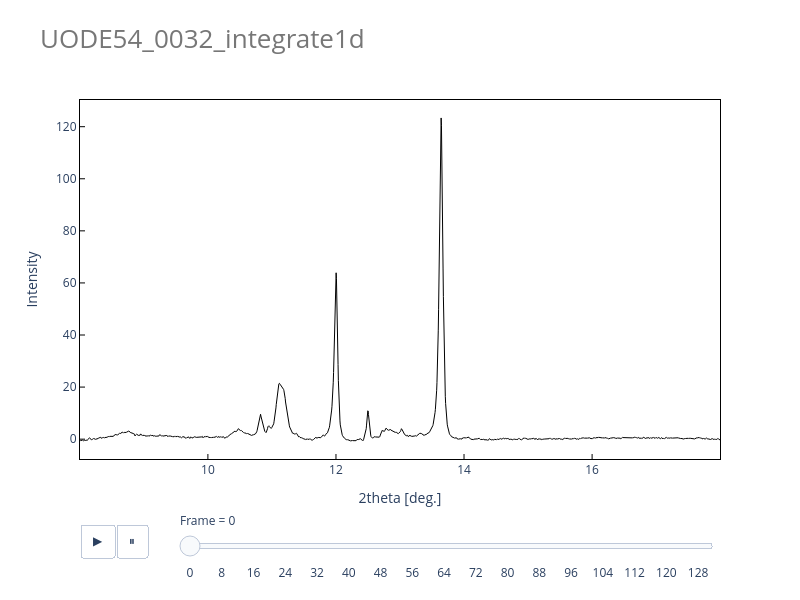

Here is the notebook cell this chart was saved with:
### Code cell
# ファイルを読み込んで、plotlyで出力する
def get_data(raw: str,
             ) -> tuple[np.ndarray, np.ndarray, np.ndarray]:

    # データ読み込み
    ity = []
    bg = []
    if os.path.splitext(raw)[1] == ".hdf":
        with h5py.File(raw, mode = "r") as f:
            tth = np.array(f["rad"][()]) # type: ignore
            for i in range(len(list(f["integrated"].keys()))): # type: ignore
                intensity = f["integrated/frame = {}".format(i)][()] # type: ignore
                baseline = bead(
                    signal = intensity,
                    lam = 1e8,
                    d = 2,
                    ratio = 0.01,
                )
                ity.append(intensity)
                bg.append(baseline)
    elif os.path.splitext(raw)[1] == ".csv":
        df = pd.read_csv(
            r"D:\DATA\SPring-8-2026-July\Okazaki\Analysis\UODE54\18\UODE56_0018_96-101.csv",
            header = None,
            index_col = None
        )
        tth = np.array(df[0])
        intensity = np.array(df[1])
        baseline = bead(
            signal = intensity,
            lam = 1e8,
            d = 2,
            ratio = 0.01,
        )
        ity.append(intensity)
        bg.append(baseline)
            
    ity = np.vstack(ity)
    bg = np.vstack(bg)

    # figure作成
    if True:

        # インスタント化
        fig = go.Figure()

        # 一枚目作成
        raw_anim = go.Scatter(
            x = tth,
            y = ity[0] - bg[0],
            mode = "lines",
            line = dict(
                color = "#000000",
                width = 1,
            )
        )
        fig.add_trace(raw_anim)

        # アニメーションフレームを作成
        frame_list = [
            go.Frame(
                data = [
                    go.Scatter(
                        y = ity[k] - bg[k]
                    )
                ],
                name = str(k),
            ) for k in range(ity.shape[0])
        ]
        fig.frames = frame_list

        # フレーム変更用のボタンとスライダー
        updatemenus_frame = dict(
            type='buttons',
            direction = 'left', # 横並びの場合 'left', 縦並びの場合 'down'
            showactive=False,
            active = -1,
            y=0,
            x=0,
            xanchor='left',
            yanchor='top',
            pad=dict(t=65, r=0),
            buttons=[
                dict(
                    label='▶︎',
                    method='animate',
                    args=[
                        None,
                        dict(
                            frame=dict(
                                duration=200,
                                redraw=True
                            ),
                            fromcurrent=True,
                            mode='immediate',
                            transition=dict(duration=0)
                        )
                    ]
                ),
                dict(
                    label='⏸',
                    method='animate',
                    args=[
                        [None],
                        dict(
                            frame=dict(
                                duration=0,
                                redraw=False
                            ),
                            mode='immediate',
                            transition=dict(duration=0)
                        )
                    ]
                )
            ],
            visible = True
        )
        slider = dict(
            steps=[dict(
                method='animate',
                args=[
                    [str(k)],
                    dict(
                        mode='immediate',
                        frame=dict(
                            duration=0,
                            redraw=True
                            ),
                        transition=dict(
                            duration=0
                        )
                    )
                ],
                label=str(k),
            ) for k in range(ity.shape[0])],
            ticklen = 0,
            minorticklen = 0,
            active=0,
            y=0,
            x=0, # スライダーの開始位置
            len=1, # スライダーの長さ
            xanchor='left',
            yanchor='top',
            pad=dict(
                b=10,
                t=50,
                l=100
            ),
            currentvalue=dict(
                prefix='Frame = ',
                visible=True,
                xanchor='left'
            ),
            visible = True,
        )

        fig.update_layout(
            title = dict(
                text = os.path.splitext(os.path.basename(raw))[0],
                font = dict(
                    size = 26,
                    color = "#777777"
                ),
                x = 0.05,
                y = 0.95,
                xanchor = "left",
                yanchor = "top",
            ),
            xaxis = {
                'title': "2theta [deg.]",
                "linecolor": "#000000",
                "linewidth": 1,
                'ticks': "inside",
                "tickcolor": "#000000",
                "tickwidth": 1,
                "ticklen": 5,
                'mirror': True,
            },
            yaxis = {
                'title': "Intensity",
                "linecolor": "#000000",
                "linewidth": 1,
                'ticks': "inside",
                "tickcolor": "#000000",
                "tickwidth": 1,
                "ticklen": 5,
                'mirror': True,
            },
            plot_bgcolor = '#ffffff',
            updatemenus = [
                updatemenus_frame,
            ],
            sliders = [slider],
            showlegend = False,
            legend = dict(
                bordercolor = "#000000",
                orientation = "h",
                yanchor = "bottom",
                y = 1,
                bgcolor = "rgba(255,255,255,0)",
                xanchor = "center",
                x = 0.5
            ),
            width = 800,
            height = 600,
        )

        fig.show()

    return (tth, ity, bg)
tth, ity, bg = get_data(hdf_1d)
del get_data

### Figure 1 — Plotly figure (JSON) as saved in the notebook; plotly's stock layout.template omitted (floating-point values rounded to 4 significant figures; data arrays with more than 128 entries replaced by an {"elided": "..."} marker saying what was removed)
{"data": [{"line": {"color": "#000000", "width": 1}, "mode": "lines", "type": "scatter", "x": {"elided": "2000 float values"}, "y": {"elided": "2000 float values"}}], "layout": {"height": 600, "legend": {"bgcolor": "rgba(255,255,255,0)", "bordercolor": "#000000", "orientation": "h", "x": 0.5, "xanchor": "center", "y": 1, "yanchor": "bottom"}, "plot_bgcolor": "#ffffff", "showlegend": false, "sliders": [{"active": 0, "currentvalue": {"prefix": "Frame = ", "visible": true, "xanchor": "left"}, "len": 1, "minorticklen": 0, "pad": {"b": 10, "l": 100, "t": 50}, "steps": [{"args": [["0"], {"frame": {"duration": 0, "redraw": true}, "mode": "immediate", "transition": {"duration": 0}}], "label": "0", "method": "animate"}, {"args": [["1"], {"frame": {"duration": 0, "redraw": true}, "mode": "immediate", "transition": {"duration": 0}}], "label": "1", "method": "animate"}, {"args": [["2"], {"frame": {"duration": 0, "redraw": true}, "mode": "immediate", "transition": {"duration": 0}}], "label": "2", "method": "animate"}, {"args": [["3"], {"frame": {"duration": 0, "redraw": true}, "mode": "immediate", "transition": {"duration": 0}}], "label": "3", "method": "animate"}, {"args": [["4"], {"frame": {"duration": 0, "redraw": true}, "mode": "immediate", "transition": {"duration": 0}}], "label": "4", "method": "animate"}, {"args": [["5"], {"frame": {"duration": 0, "redraw": true}, "mode": "immediate", "transition": {"duration": 0}}], "label": "5", "method": "animate"}, {"args": [["6"], {"frame": {"duration": 0, "redraw": true}, "mode": "immediate", "transition": {"duration": 0}}], "label": "6", "method": "animate"}, {"args": [["7"], {"frame": {"duration": 0, "redraw": true}, "mode": "immediate", "transition": {"duration": 0}}], "label": "7", "method": "animate"}, {"args": [["8"], {"frame": {"duration": 0, "redraw": true}, "mode": "immediate", "transition": {"duration": 0}}], "label": "8", "method": "animate"}, {"args": [["9"], {"frame": {"duration": 0, "redraw": true}, "mode": "immediate", "transition": {"duration": 0}}], "label": "9", "method": "animate"}, {"args": [["10"], {"frame": {"duration": 0, "redraw": true}, "mode": "immediate", "transition": {"duration": 0}}], "label": "10", "method": "animate"}, {"args": [["11"], {"frame": {"duration": 0, "redraw": true}, "mode": "immediate", "transition": {"duration": 0}}], "label": "11", "method": "animate"}, {"args": [["12"], {"frame": {"duration": 0, "redraw": true}, "mode": "immediate", "transition": {"duration": 0}}], "label": "12", "method": "animate"}, {"args": [["13"], {"frame": {"duration": 0, "redraw": true}, "mode": "immediate", "transition": {"duration": 0}}], "label": "13", "method": "animate"}, {"args": [["14"], {"frame": {"duration": 0, "redraw": true}, "mode": "immediate", "transition": {"duration": 0}}], "label": "14", "method": "animate"}, {"args": [["15"], {"frame": {"duration": 0, "redraw": true}, "mode": "immediate", "transition": {"duration": 0}}], "label": "15", "method": "animate"}, {"args": [["16"], {"frame": {"duration": 0, "redraw": true}, "mode": "immediate", "transition": {"duration": 0}}], "label": "16", "method": "animate"}, {"args": [["17"], {"frame": {"duration": 0, "redraw": true}, "mode": "immediate", "transition": {"duration": 0}}], "label": "17", "method": "animate"}, {"args": [["18"], {"frame": {"duration": 0, "redraw": true}, "mode": "immediate", "transition": {"duration": 0}}], "label": "18", "method": "animate"}, {"args": [["19"], {"frame": {"duration": 0, "redraw": true}, "mode": "immediate", "transition": {"duration": 0}}], "label": "19", "method": "animate"}, {"args": [["20"], {"frame": {"duration": 0, "redraw": true}, "mode": "immediate", "transition": {"duration": 0}}], "label": "20", "method": "animate"}, {"args": [["21"], {"frame": {"duration": 0, "redraw": true}, "mode": "immediate", "transition": {"duration": 0}}], "label": "21", "method": "animate"}, {"args": [["22"], {"frame": {"duration": 0, "redraw": true}, "mode": "immediate", "transition": {"duration": 0}}], "label": "22", "method": "animate"}, {"args": [["23"], {"frame": {"duration": 0, "redraw": true}, "mode": "immediate", "transition": {"duration": 0}}], "label": "23", "method": "animate"}, {"args": [["24"], {"frame": {"duration": 0, "redraw": true}, "mode": "immediate", "transition": {"duration": 0}}], "label": "24", "method": "animate"}, {"args": [["25"], {"frame": {"duration": 0, "redraw": true}, "mode": "immediate", "transition": {"duration": 0}}], "label": "25", "method": "animate"}, {"args": [["26"], {"frame": {"duration": 0, "redraw": true}, "mode": "immediate", "transition": {"duration": 0}}], "label": "26", "method": "animate"}, {"args": [["27"], {"frame": {"duration": 0, "redraw": true}, "mode": "immediate", "transition": {"duration": 0}}], "label": "27", "method": "animate"}, {"args": [["28"], {"frame": {"duration": 0, "redraw": true}, "mode": "immediate", "transition": {"duration": 0}}], "label": "28", "method": "animate"}, {"args": [["29"], {"frame": {"duration": 0, "redraw": true}, "mode": "immediate", "transition": {"duration": 0}}], "label": "29", "method": "animate"}, {"args": [["30"], {"frame": {"duration": 0, "redraw": true}, "mode": "immediate", "transition": {"duration": 0}}], "label": "30", "method": "animate"}, {"args": [["31"], {"frame": {"duration": 0, "redraw": true}, "mode": "immediate", "transition": {"duration": 0}}], "label": "31", "method": "animate"}, {"args": [["32"], {"frame": {"duration": 0, "redraw": true}, "mode": "immediate", "transition": {"duration": 0}}], "label": "32", "method": "animate"}, {"args": [["33"], {"frame": {"duration": 0, "redraw": true}, "mode": "immediate", "transition": {"duration": 0}}], "label": "33", "method": "animate"}, {"args": [["34"], {"frame": {"duration": 0, "redraw": true}, "mode": "immediate", "transition": {"duration": 0}}], "label": "34", "method": "animate"}, {"args": [["35"], {"frame": {"duration": 0, "redraw": true}, "mode": "immediate", "transition": {"duration": 0}}], "label": "35", "method": "animate"}, {"args": [["36"], {"frame": {"duration": 0, "redraw": true}, "mode": "immediate", "transition": {"duration": 0}}], "label": "36", "method": "animate"}, {"args": [["37"], {"frame": {"duration": 0, "redraw": true}, "mode": "immediate", "transition": {"duration": 0}}], "label": "37", "method": "animate"}, {"args": [["38"], {"frame": {"duration": 0, "redraw": true}, "mode": "immediate", "transition": {"duration": 0}}], "label": "38", "method": "animate"}, {"args": [["39"], {"frame": {"duration": 0, "redraw": true}, "mode": "immediate", "transition": {"duration": 0}}], "label": "39", "method": "animate"}, {"args": [["40"], {"frame": {"duration": 0, "redraw": true}, "mode": "immediate", "transition": {"duration": 0}}], "label": "40", "method": "animate"}, {"args": [["41"], {"frame": {"duration": 0, "redraw": true}, "mode": "immediate", "transition": {"duration": 0}}], "label": "41", "method": "animate"}, {"args": [["42"], {"frame": {"duration": 0, "redraw": true}, "mode": "immediate", "transition": {"duration": 0}}], "label": "42", "method": "animate"}, {"args": [["43"], {"frame": {"duration": 0, "redraw": true}, "mode": "immediate", "transition": {"duration": 0}}], "label": "43", "method": "animate"}, {"args": [["44"], {"frame": {"duration": 0, "redraw": true}, "mode": "immediate", "transition": {"duration": 0}}], "label": "44", "method": "animate"}, {"args": [["45"], {"frame": {"duration": 0, "redraw": true}, "mode": "immediate", "transition": {"duration": 0}}], "label": "45", "method": "animate"}, {"args": [["46"], {"frame": {"duration": 0, "redraw": true}, "mode": "immediate", "transition": {"duration": 0}}], "label": "46", "method": "animate"}, {"args": [["47"], {"frame": {"duration": 0, "redraw": true}, "mode": "immediate", "transition": {"duration": 0}}], "label": "47", "method": "animate"}, {"args": [["48"], {"frame": {"duration": 0, "redraw": true}, "mode": "immediate", "transition": {"duration": 0}}], "label": "48", "method": "animate"}, {"args": [["49"], {"frame": {"duration": 0, "redraw": true}, "mode": "immediate", "transition": {"duration": 0}}], "label": "49", "method": "animate"}, {"args": [["50"], {"frame": {"duration": 0, "redraw": true}, "mode": "immediate", "transition": {"duration": 0}}], "label": "50", "method": "animate"}, {"args": [["51"], {"frame": {"duration": 0, "redraw": true}, "mode": "immediate", "transition": {"duration": 0}}], "label": "51", "method": "animate"}, {"args": [["52"], {"frame": {"duration": 0, "redraw": true}, "mode": "immediate", "transition": {"duration": 0}}], "label": "52", "method": "animate"}, {"args": [["53"], {"frame": {"duration": 0, "redraw": true}, "mode": "immediate", "transition": {"duration": 0}}], "label": "53", "method": "animate"}, {"args": [["54"], {"frame": {"duration": 0, "redraw": true}, "mode": "immediate", "transition": {"duration": 0}}], "label": "54", "method": "animate"}, {"args": [["55"], {"frame": {"duration": 0, "redraw": true}, "mode": "immediate", "transition": {"duration": 0}}], "label": "55", "method": "animate"}, {"args": [["56"], {"frame": {"duration": 0, "redraw": true}, "mode": "immediate", "transition": {"duration": 0}}], "label": "56", "method": "animate"}, {"args": [["57"], {"frame": {"duration": 0, "redraw": true}, "mode": "immediate", "transition": {"duration": 0}}], "label": "57", "method": "animate"}, {"args": [["58"], {"frame": {"duration": 0, "redraw": true}, "mode": "immediate", "transition": {"duration": 0}}], "label": "58", "method": "animate"}, {"args": [["59"], {"frame": {"duration": 0, "redraw": true}, "mode": "immediate", "transition": {"duration": 0}}], "label": "59", "method": "animate"}, {"args": [["60"], {"frame": {"duration": 0, "redraw": true}, "mode": "immediate", "transition": {"duration": 0}}], "label": "60", "method": "animate"}, {"args": [["61"], {"frame": {"duration": 0, "redraw": true}, "mode": "immediate", "transition": {"duration": 0}}], "label": "61", "method": "animate"}, {"args": [["62"], {"frame": {"duration": 0, "redraw": true}, "mode": "immediate", "transition": {"duration": 0}}], "label": "62", "method": "animate"}, {"args": [["63"], {"frame": {"duration": 0, "redraw": true}, "mode": "immediate", "transition": {"duration": 0}}], "label": "63", "method": "animate"}, {"args": [["64"], {"frame": {"duration": 0, "redraw": true}, "mode": "immediate", "transition": {"duration": 0}}], "label": "64", "method": "animate"}, {"args": [["65"], {"frame": {"duration": 0, "redraw": true}, "mode": "immediate", "transition": {"duration": 0}}], "label": "65", "method": "animate"}, {"args": [["66"], {"frame": {"duration": 0, "redraw": true}, "mode": "immediate", "transition": {"duration": 0}}], "label": "66", "method": "animate"}, {"args": [["67"], {"frame": {"duration": 0, "redraw": true}, "mode": "immediate", "transition": {"duration": 0}}], "label": "67", "method": "animate"}, {"args": [["68"], {"frame": {"duration": 0, "redraw": true}, "mode": "immediate", "transition": {"duration": 0}}], "label": "68", "method": "animate"}, {"args": [["69"], {"frame": {"duration": 0, "redraw": true}, "mode": "immediate", "transition": {"duration": 0}}], "label": "69", "method": "animate"}, {"args": [["70"], {"frame": {"duration": 0, "redraw": true}, "mode": "immediate", "transition": {"duration": 0}}], "label": "70", "method": "animate"}, {"args": [["71"], {"frame": {"duration": 0, "redraw": true}, "mode": "immediate", "transition": {"duration": 0}}], "label": "71", "method": "animate"}, {"args": [["72"], {"frame": {"duration": 0, "redraw": true}, "mode": "immediate", "transition": {"duration": 0}}], "label": "72", "method": "animate"}, {"args": [["73"], {"frame": {"duration": 0, "redraw": true}, "mode": "immediate", "transition": {"duration": 0}}], "label": "73", "method": "animate"}, {"args": [["74"], {"frame": {"duration": 0, "redraw": true}, "mode": "immediate", "transition": {"duration": 0}}], "label": "74", "method": "animate"}, {"args": [["75"], {"frame": {"duration": 0, "redraw": true}, "mode": "immediate", "transition": {"duration": 0}}], "label": "75", "method": "animate"}, {"args": [["76"], {"frame": {"duration": 0, "redraw": true}, "mode": "immediate", "transition": {"duration": 0}}], "label": "76", "method": "animate"}, {"args": [["77"], {"frame": {"duration": 0, "redraw": true}, "mode": "immediate", "transition": {"duration": 0}}], "label": "77", "method": "animate"}, {"args": [["78"], {"frame": {"duration": 0, "redraw": true}, "mode": "immediate", "transition": {"duration": 0}}], "label": "78", "method": "animate"}, {"args": [["79"], {"frame": {"duration": 0, "redraw": true}, "mode": "immediate", "transition": {"duration": 0}}], "label": "79", "method": "animate"}, {"args": [["80"], {"frame": {"duration": 0, "redraw": true}, "mode": "immediate", "transition": {"duration": 0}}], "label": "80", "method": "animate"}, {"args": [["81"], {"frame": {"duration": 0, "redraw": true}, "mode": "immediate", "transition": {"duration": 0}}], "label": "81", "method": "animate"}, {"args": [["82"], {"frame": {"duration": 0, "redraw": true}, "mode": "immediate", "transition": {"duration": 0}}], "label": "82", "method": "animate"}, {"args": [["83"], {"frame": {"duration": 0, "redraw": true}, "mode": "immediate", "transition": {"duration": 0}}], "label": "83", "method": "animate"}, {"args": [["84"], {"frame": {"duration": 0, "redraw": true}, "mode": "immediate", "transition": {"duration": 0}}], "label": "84", "method": "animate"}, {"args": [["85"], {"frame": {"duration": 0, "redraw": true}, "mode": "immediate", "transition": {"duration": 0}}], "label": "85", "method": "animate"}, {"args": [["86"], {"frame": {"duration": 0, "redraw": true}, "mode": "immediate", "transition": {"duration": 0}}], "label": "86", "method": "animate"}, {"args": [["87"], {"frame": {"duration": 0, "redraw": true}, "mode": "immediate", "transition": {"duration": 0}}], "label": "87", "method": "animate"}, {"args": [["88"], {"frame": {"duration": 0, "redraw": true}, "mode": "immediate", "transition": {"duration": 0}}], "label": "88", "method": "animate"}, {"args": [["89"], {"frame": {"duration": 0, "redraw": true}, "mode": "immediate", "transition": {"duration": 0}}], "label": "89", "method": "animate"}, {"args": [["90"], {"frame": {"duration": 0, "redraw": true}, "mode": "immediate", "transition": {"duration": 0}}], "label": "90", "method": "animate"}, {"args": [["91"], {"frame": {"duration": 0, "redraw": true}, "mode": "immediate", "transition": {"duration": 0}}], "label": "91", "method": "animate"}, {"args": [["92"], {"frame": {"duration": 0, "redraw": true}, "mode": "immediate", "transition": {"duration": 0}}], "label": "92", "method": "animate"}, {"args": [["93"], {"frame": {"duration": 0, "redraw": true}, "mode": "immediate", "transition": {"duration": 0}}], "label": "93", "method": "animate"}, {"args": [["94"], {"frame": {"duration": 0, "redraw": true}, "mode": "immediate", "transition": {"duration": 0}}], "label": "94", "method": "animate"}, {"args": [["95"], {"frame": {"duration": 0, "redraw": true}, "mode": "immediate", "transition": {"duration": 0}}], "label": "95", "method": "animate"}, {"args": [["96"], {"frame": {"duration": 0, "redraw": true}, "mode": "immediate", "transition": {"duration": 0}}], "label": "96", "method": "animate"}, {"args": [["97"], {"frame": {"duration": 0, "redraw": true}, "mode": "immediate", "transition": {"duration": 0}}], "label": "97", "method": "animate"}, {"args": [["98"], {"frame": {"duration": 0, "redraw": true}, "mode": "immediate", "transition": {"duration": 0}}], "label": "98", "method": "animate"}, {"args": [["99"], {"frame": {"duration": 0, "redraw": true}, "mode": "immediate", "transition": {"duration": 0}}], "label": "99", "method": "animate"}, {"args": [["100"], {"frame": {"duration": 0, "redraw": true}, "mode": "immediate", "transition": {"duration": 0}}], "label": "100", "method": "animate"}, {"args": [["101"], {"frame": {"duration": 0, "redraw": true}, "mode": "immediate", "transition": {"duration": 0}}], "label": "101", "method": "animate"}, {"args": [["102"], {"frame": {"duration": 0, "redraw": true}, "mode": "immediate", "transition": {"duration": 0}}], "label": "102", "method": "animate"}, {"args": [["103"], {"frame": {"duration": 0, "redraw": true}, "mode": "immediate", "transition": {"duration": 0}}], "label": "103", "method": "animate"}, {"args": [["104"], {"frame": {"duration": 0, "redraw": true}, "mode": "immediate", "transition": {"duration": 0}}], "label": "104", "method": "animate"}, {"args": [["105"], {"frame": {"duration": 0, "redraw": true}, "mode": "immediate", "transition": {"duration": 0}}], "label": "105", "method": "animate"}, {"args": [["106"], {"frame": {"duration": 0, "redraw": true}, "mode": "immediate", "transition": {"duration": 0}}], "label": "106", "method": "animate"}, {"args": [["107"], {"frame": {"duration": 0, "redraw": true}, "mode": "immediate", "transition": {"duration": 0}}], "label": "107", "method": "animate"}, {"args": [["108"], {"frame": {"duration": 0, "redraw": true}, "mode": "immediate", "transition": {"duration": 0}}], "label": "108", "method": "animate"}, {"args": [["109"], {"frame": {"duration": 0, "redraw": true}, "mode": "immediate", "transition": {"duration": 0}}], "label": "109", "method": "animate"}, {"args": [["110"], {"frame": {"duration": 0, "redraw": true}, "mode": "immediate", "transition": {"duration": 0}}], "label": "110", "method": "animate"}, {"args": [["111"], {"frame": {"duration": 0, "redraw": true}, "mode": "immediate", "transition": {"duration": 0}}], "label": "111", "method": "animate"}, {"args": [["112"], {"frame": {"duration": 0, "redraw": true}, "mode": "immediate", "transition": {"duration": 0}}], "label": "112", "method": "animate"}, {"args": [["113"], {"frame": {"duration": 0, "redraw": true}, "mode": "immediate", "transition": {"duration": 0}}], "label": "113", "method": "animate"}, {"args": [["114"], {"frame": {"duration": 0, "redraw": true}, "mode": "immediate", "transition": {"duration": 0}}], "label": "114", "method": "animate"}, {"args": [["115"], {"frame": {"duration": 0, "redraw": true}, "mode": "immediate", "transition": {"duration": 0}}], "label": "115", "method": "animate"}, {"args": [["116"], {"frame": {"duration": 0, "redraw": true}, "mode": "immediate", "transition": {"duration": 0}}], "label": "116", "method": "animate"}, {"args": [["117"], {"frame": {"duration": 0, "redraw": true}, "mode": "immediate", "transition": {"duration": 0}}], "label": "117", "method": "animate"}, {"args": [["118"], {"frame": {"duration": 0, "redraw": true}, "mode": "immediate", "transition": {"duration": 0}}], "label": "118", "method": "animate"}, {"args": [["119"], {"frame": {"duration": 0, "redraw": true}, "mode": "immediate", "transition": {"duration": 0}}], "label": "119", "method": "animate"}, {"args": [["120"], {"frame": {"duration": 0, "redraw": true}, "mode": "immediate", "transition": {"duration": 0}}], "label": "120", "method": "animate"}, {"args": [["121"], {"frame": {"duration": 0, "redraw": true}, "mode": "immediate", "transition": {"duration": 0}}], "label": "121", "method": "animate"}, {"args": [["122"], {"frame": {"duration": 0, "redraw": true}, "mode": "immediate", "transition": {"duration": 0}}], "label": "122", "method": "animate"}, {"args": [["123"], {"frame": {"duration": 0, "redraw": true}, "mode": "immediate", "transition": {"duration": 0}}], "label": "123", "method": "animate"}, {"args": [["124"], {"frame": {"duration": 0, "redraw": true}, "mode": "immediate", "transition": {"duration": 0}}], "label": "124", "method": "animate"}, {"args": [["125"], {"frame": {"duration": 0, "redraw": true}, "mode": "immediate", "transition": {"duration": 0}}], "label": "125", "method": "animate"}, {"args": [["126"], {"frame": {"duration": 0, "redraw": true}, "mode": "immediate", "transition": {"duration": 0}}], "label": "126", "method": "animate"}, {"args": [["127"], {"frame": {"duration": 0, "redraw": true}, "mode": "immediate", "transition": {"duration": 0}}], "label": "127", "method": "animate"}, {"args": [["128"], {"frame": {"duration": 0, "redraw": true}, "mode": "immediate", "transition": {"duration": 0}}], "label": "128", "method": "animate"}, {"args": [["129"], {"frame": {"duration": 0, "redraw": true}, "mode": "immediate", "transition": {"duration": 0}}], "label": "129", "method": "animate"}, {"args": [["130"], {"frame": {"duration": 0, "redraw": true}, "mode": "immediate", "transition": {"duration": 0}}], "label": "130", "method": "animate"}, {"args": [["131"], {"frame": {"duration": 0, "redraw": true}, "mode": "immediate", "transition": {"duration": 0}}], "label": "131", "method": "animate"}], "ticklen": 0, "visible": true, "x": 0, "xanchor": "left", "y": 0, "yanchor": "top"}], "title": {"font": {"color": "#777777", "size": 26}, "text": "UODE54_0032_integrate1d", "x": 0.05, "xanchor": "left", "y": 0.95, "yanchor": "top"}, "updatemenus": [{"active": -1, "buttons": [{"args": [null, {"frame": {"duration": 200, "redraw": true}, "fromcurrent": true, "mode": "immediate", "transition": {"duration": 0}}], "label": "▶︎", "method": "animate"}, {"args": [[null], {"frame": {"duration": 0, "redraw": false}, "mode": "immediate", "transition": {"duration": 0}}], "label": "⏸", "method": "animate"}], "direction": "left", "pad": {"r": 0, "t": 65}, "showactive": false, "type": "buttons", "visible": true, "x": 0, "xanchor": "left", "y": 0, "yanchor": "top"}], "width": 800, "xaxis": {"linecolor": "#000000", "linewidth": 1, "mirror": true, "tickcolor": "#000000", "ticklen": 5, "ticks": "inside", "tickwidth": 1, "title": {"text": "2theta [deg.]"}}, "yaxis": {"linecolor": "#000000", "linewidth": 1, "mirror": true, "tickcolor": "#000000", "ticklen": 5, "ticks": "inside", "tickwidth": 1, "title": {"text": "Intensity"}}}}
